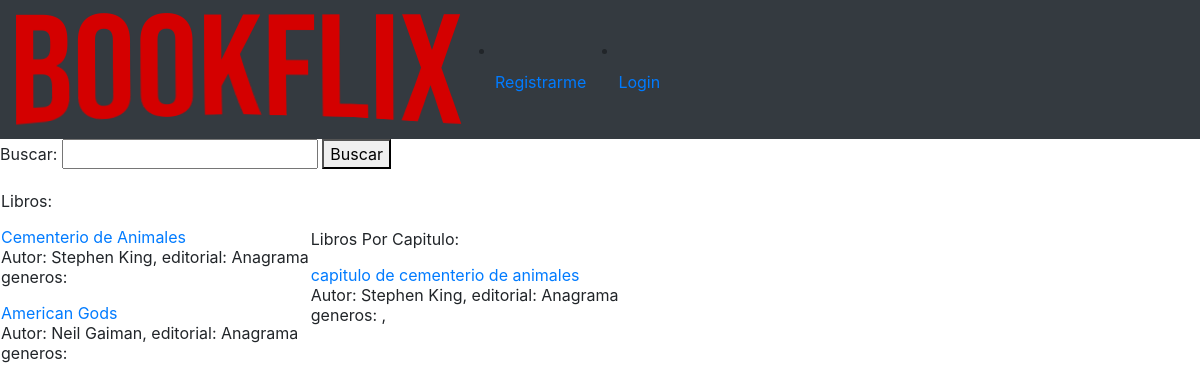
/buscar/, run on an earlier commit of the app's database.
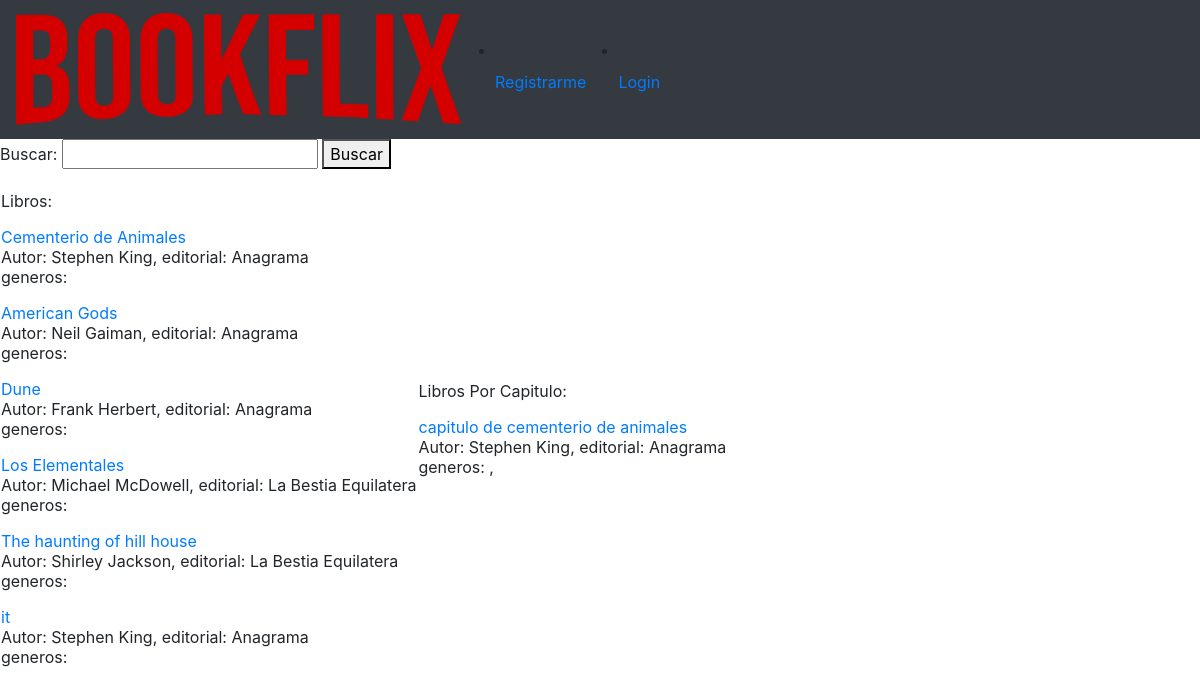
And on a later commit of the database.
### appBookflix/models.py (models this page shows, shortened)
class Libro (models.Model):
    isbn = models.CharField( max_length=16,primary_key=True, validators =[validateIsbn,validateIsbnNum],default='')
    titulo= models.CharField(('titulo'),max_length=100)
    descripcion = models.TextField(('descripcion'), blank=True, null=True)
    portada= models.ImageField(('portada'), upload_to='portadas_libros', height_field=None, width_field=None, max_length=None, )
    autor= models.ForeignKey(Autor,on_delete=models.CASCADE, verbose_name="autor")
    genero = models.ManyToManyField(Genero, verbose_name="generos")
    editorial = models.ForeignKey(Editorial, on_delete=models.CASCADE)
    mostrar_en_home= models.BooleanField(default=False)
    on_normal = models.BooleanField("ver en normal", default=False)
    on_premium = models.BooleanField("ver en premium",default=False)
    pdf = models.FileField(upload_to='pdf', blank=True, null=True)   #por si en un futuro hacemos que se guarde en la base de datos
    class Meta:
        verbose_name = "Libro"
        verbose_name_plural = "Libros"

class Autor (models.Model):
    nombre= models.CharField(max_length=50, blank=True, null=True)
    apellido= models.CharField(max_length=50, blank=True, null=True)
    descripcion = models.TextField("descripcion",blank=True, null=True)
    created_date = models.DateTimeField("fecha de creación", default=timezone.now)
    def __str__(self):
        return "%s %s" %(self.nombre, self.apellido)
    class Meta:
        verbose_name = "Autor"
        verbose_name_plural = "Autores"

class Editorial(models.Model):
    name= models.CharField("Nombre", max_length=50, primary_key=True)
    descripcion = models.TextField("descripcion",blank=True, null=True)
    email = models.EmailField( max_length=254, blank=True, null=True)
    created_date = models.DateTimeField("",default=timezone.now)
    def __str__(self):
        return self.name
    class Meta:
        verbose_name = "Editorial"
        verbose_name_plural = "Editoriales"

class BookByChapter(models.Model):
    isbn = models.CharField( max_length=16, unique=True, validators =[validateIsbnPorCapitulo, validateIsbnNum], )
    title = models.CharField(('titulo'), max_length=50)
    cant_chapter = models.IntegerField('Cantidad de capitulos', default = 1)
    description = models.TextField(('descripcion'), blank=True, null=True)
    image= models.ImageField("imagen", upload_to='portadas_libros', height_field=None, width_field=None, max_length=None, )
    author= models.ForeignKey(Autor, on_delete=models.CASCADE, verbose_name="autor")
    genders = models.ManyToManyField(Genero, verbose_name="generos")
    editorial = models.ForeignKey(Editorial, on_delete=models.CASCADE)
    mostrar_en_home= models.BooleanField(default=False)
    on_normal = models.BooleanField("ver en normal", default=False)
    on_premium = models.BooleanField("ver en premium",default=False)
    class Meta:
        verbose_name = "Libro por capítulo"
        verbose_name_plural = "Libro por capítulos"

class Genero (models.Model):
    nombre = models.CharField(max_length=50, blank=True, null=True)
    descripcion = models.TextField(("descripcion"),blank=True, null=True)
    created_date = models.DateTimeField(("fecha de creación"), default=timezone.now)
    class Meta:
        verbose_name = "Género"
        verbose_name_plural = "Géneros"

### appBookflix/views.py (the view)
# urls.py: path("buscar/",buscar, name="buscar"),
def buscar(request):
    context={ }
    if request.POST:
        form= BuscarForm(request.POST)
        if form.is_valid():
            def buscar_por_autor(query):
                autores = Autor.objects.filter(nombre__icontains=query)
                autores2 = Autor.objects.filter(apellido__icontains=query)
                result = []
                for autor in autores:
                    result = result + list(Libro.objects.filter(autor=autor, mostrar_en_home=True))
                for autor in autores2:
                    result = result + list(Libro.objects.filter(autor=autor, mostrar_en_home=True))
                return result
            def buscar_por_genero(query):
                generos = Genero.objects.filter(nombre__icontains=query)
                result = []
                for genero in generos:
                    result = result + list(Libro.objects.filter(genero=genero, mostrar_en_home=True))
                return result
            def buscar_por_editorial(query):
                editoriales = Editorial.objects.filter(name__icontains=query)
                result = []
                for editorial in editoriales:
                    result = result + list(Libro.objects.filter(editorial=editorial, mostrar_en_home=True))
                return result
            def buscar_por_titulo(query):
                result = Libro.objects.filter(titulo__icontains=query)
                return result
            def buscar_por_autorCap(query):
                autores = Autor.objects.filter(nombre__icontains=query)
                autores2 = Autor.objects.filter(apellido__icontains=query)
                result = []
                for autor in autores:
                    result = result + list(BookByChapter.objects.filter(autor=autor, mostrar_en_home=True))
                for autor in autores2:
                    result = result + list(BookByChapter.objects.filter(autor=autor, mostrar_en_home=True))
                return result
            def buscar_por_generoCap(query):
                generos = Genero.objects.filter(nombre__icontains=query)
                result = []
                for genero in generos:
                    result = result + list(BookByChapter.objects.filter(genders=genero, mostrar_en_home=True))
                return result
            def buscar_por_editorialCap(query):
                editoriales = Editorial.objects.filter(name__icontains=query)
                result = []
                for editorial in editoriales:
                    result = result + list(BookByChapter.objects.filter(editorial=editorial, mostrar_en_home=True))
                return result
            def buscar_por_tituloCap(query):
                result = BookByChapter.objects.filter(title__icontains=query, mostrar_en_home=True)
                return result
            def buscar_por_isbn(query):
                result = Libro.objects.filter(isbn=query, mostrar_en_home=True)
                return result
            def buscar_por_isbnCap(query):
                result = BookByChapter.objects.filter(isbn=query, mostrar_en_home=True)
                return result
            palabra= form.cleaned_data['buscar']
            query= str(palabra).split(' ')
            allBook = Libro.objects.filter(mostrar_en_home = True)
            AllBookCap= BookByChapter.objects.filter(mostrar_en_home = True)
            results=set()
            resultsCap=set()
            for palabra in query:
                resultsAutor = set(allBook) & set(buscar_por_autor(palabra))
                resultsGenero =  set(allBook)  & set(buscar_por_genero(palabra))
                resultsTitulo =  set(allBook)  & set(buscar_por_titulo(palabra))
                resultsEditorial = set(allBook)  & set(buscar_por_editorial(palabra))
                resultsIsbn= set(allBook) & set(buscar_por_isbn(palabra))
                results= results | (resultsAutor | resultsGenero | resultsTitulo | resultsEditorial | resultsIsbn)
                resultsAutor = set(AllBookCap) & set(buscar_por_autorCap(palabra))
                resultsGenero = set(AllBookCap) & set(buscar_por_generoCap(palabra))
                resultsTitulo = set(AllBookCap) & set(buscar_por_tituloCap(palabra))
                resultsEditorial = set(AllBookCap) & set(buscar_por_editorialCap(palabra))
                resultsIsbn= set(AllBookCap) & set(buscar_por_isbnCap(palabra))
                resultsCap= resultsCap | (resultsAutor | resultsGenero | resultsTitulo | resultsEditorial | resultsIsbn)
            context['libros']= set(results)
            context['librosCap']= set(resultsCap)
    else:
        context['libros']= Libro.objects.all()
        context['librosCap']= BookByChapter.objects.all()
    form=BuscarForm()
    context['form']= form
    return render(request, "appBookflix/buscar.html", context)

### appBookflix/forms.py
class BuscarForm(forms.Form):
    buscar= forms.CharField(max_length=100)

### appBookflix/templates/appBookflix/buscar.html (shortened to what this page needs)
{% include "appBookflix/navbar.html" %}
<form method="post">
{%for field in form%}
  {{field.label_tag}}
  {{field}}
{%endfor%}
    <button type="submit">Buscar</button>
  </form>
<table>
    <tr>
      <td class="first">
        <p>Libros:</p>
          {% if libros%}
            {%for libro in libros%}
              <p> <a href="/leer_libro/{{libro.isbn}}"> {{ libro.titulo}} </a> <br> Autor: {{libro.autor}}, editorial: {{libro.editorial}} <br>
              generos: {%for gen in libro.genders.all%} {{gen.name}} , {% endfor%}
              </p>
            {%endfor %}
          {%endif%}
      </td>
      <td>
        <p>Libros Por Capitulo:</p>
          {% if librosCap%}
            {%for libro in librosCap%}
            <p> <a href="/libro_capitulo/{{libro.isbn}}"> {{ libro.title}} </a> <br> Autor: {{libro.author}}, editorial: {{libro.editorial}} <br>
              generos: {%for gen in libro.genders.all%} {{gen.name}} , {% endfor%}
              </p>
            {%endfor %}
          {%endif%}
      </td>
    </tr>
</table>

What changed in the data, as far as the page shows it:
added Libro: titulo "Dune", autor "Frank Herbert", editorial "Anagrama"
added Libro: titulo "Los Elementales", autor "Michael McDowell", editorial "La Bestia Equilatera"
added Libro: titulo "The haunting of hill house", autor "Shirley Jackson", editorial "La Bestia Equilatera"
added Libro: titulo "it", autor "Stephen King", editorial "Anagrama"
